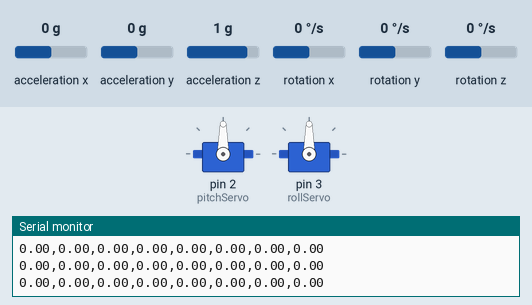
Recording of a sketch running on a simulated Arduino Uno, built with avr-gcc and run on an emulated ATmega328P. On the bench: 2 × servo, the last lines printed to the serial monitor. The inputs (shaded band) are chosen by the test bench; at power-on: acceleration x 0 g, acceleration y 0 g, acceleration z 1 g, rotation x 0 °/s, rotation y 0 °/s, rotation z 0 °/s.

Above: at 2.2 s.
2.3 s: acceleration x set to -1.4 g
At 3.82 s:
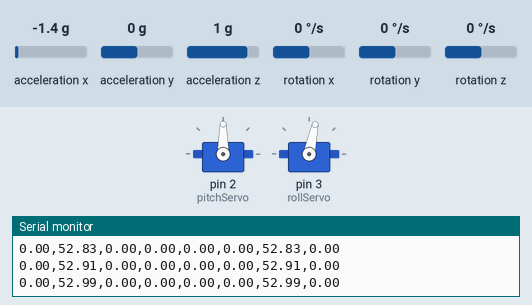
5.3 s: acceleration y set to -1.4 g
At 6.4 s:
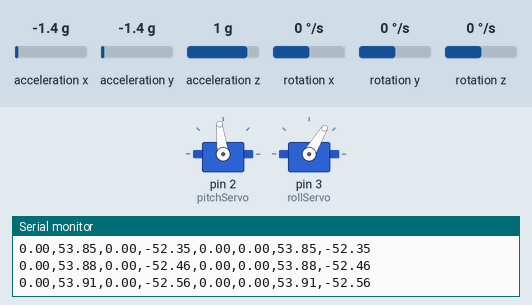
8.3 s: acceleration x set to 0.8 g
11.3 s: acceleration y set to 0 g
At 11.58 s:
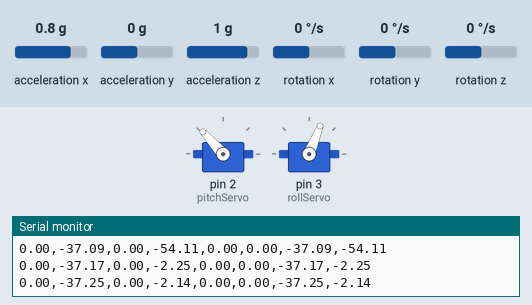
14.3 s: acceleration z set to 0.1 g
17.3 s: acceleration z set to -0.2 g
At 17.47 s:
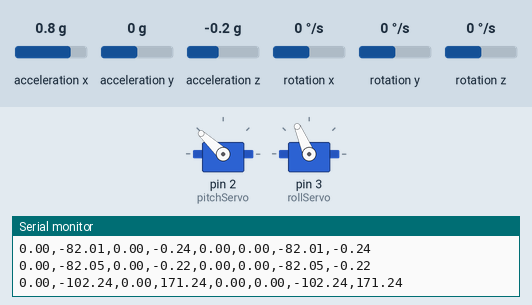
Timing chart, 0 to 23.0 s (numbered marks = the images above; inputs shaded):
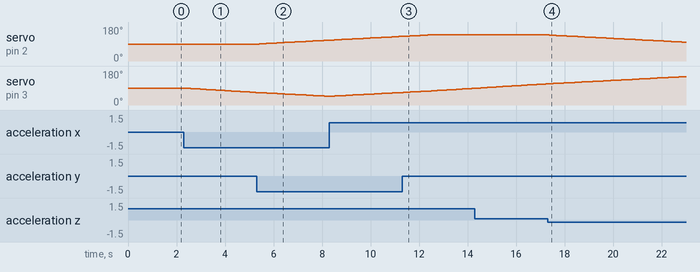

The sketch:

4servosMPU.ino
```cpp
// utility/imumaths.h com quaternion.h (angulos de euler)

#include <Wire.h>
#include <MPU6050.h>
#include <math.h>
#include <Servo.h>

#define MPU6050_SAMPLERATE_DELAY_MS (100)
MPU6050 mpu;

float thetaM;
float phiM;
float thetaFold = 0;
float thetaFnew;
float phiFold = 0;
float phiFnew;

float thetaG = 0;
float phiG = 0;
float dt;
unsigned long millisOld;

Servo pitchServo;
Servo rollServo;

float rollTarget = 0;
float rollActual;
float rollError;
float rollServoVal = 90;

float pitchTarget = 0;
float pitchActual;
float pitchError;
float pitchServoVal = 90;

void setup() {
  Serial.begin(115200);
  Wire.begin();
  mpu.initialize();
  delay(1000);
  millisOld = millis();

  pitchServo.attach(2);
  rollServo.attach(3);

  pitchServo.write(pitchServoVal);
  delay(20);
  rollServo.write(rollServoVal);
  delay(20);
}

void loop() {
  int16_t ax, ay, az;
  mpu.getAcceleration(&ax, &ay, &az);

  thetaM = -atan2((float)ax / 16384.0, (float)az / 16384.0) / 2 / 3.141592654 * 360;
  phiM = atan2((float)ay / 16384.0, (float)az / 16384.0) / 2 / 3.141592654 * 360;

  thetaFnew = 0.95 * thetaFold + 0.05 * thetaM;
  phiFnew = 0.95 * phiFold + 0.05 * phiM;

  int16_t gx, gy, gz;
  mpu.getRotation(&gx, &gy, &gz);
  dt = (millis() - millisOld) / 1000.0;
  millisOld = millis();

  thetaG += ((float)gy / 16384.0) * dt; // thetaG + omega (angular velocity) * dt
  phiG += ((float)gx / 16384.0) * dt;

  float theta = (thetaG + thetaM) * 0.95 + thetaFnew * 0.05;
  float phi = (phiG + phiM) * 0.95 + phiFnew * 0.05;

  rollActual = theta;
  pitchActual = phi;

  rollError = rollTarget - rollActual;
  pitchError = pitchTarget - pitchActual;

  if (pitchError > 1.5) {
    pitchServoVal = pitchServoVal + 1;
    pitchServo.write(pitchServoVal);
    delay(20);
  }
  if (pitchError < -1.5) {
    pitchServoVal = pitchServoVal - 1;
    pitchServo.write(pitchServoVal);
    delay(20);
  }

  if (rollError > 1.5) {
    rollServoVal = rollServoVal + 1;
    rollServo.write(rollServoVal);
    delay(20);
  }
  if (rollError < -1.5) {
    rollServoVal = rollServoVal - 1;
    rollServo.write(rollServoVal);
    delay(20);
  }

  Serial.print(rollTarget);
  Serial.print(",");
  Serial.print(rollActual);
  Serial.print(",");
  Serial.print(pitchTarget);
  Serial.print(",");
  Serial.print(pitchActual);
  Serial.print(",");
  Serial.print(thetaG);
  Serial.print(",");
  Serial.print(phiG);
  Serial.print(",");
  Serial.print(theta);
  Serial.print(",");
  Serial.println(phi);

  phiFold = phiFnew;
  thetaFold = thetaFnew;

  delay(MPU6050_SAMPLERATE_DELAY_MS);
}
```

Measured:
- the behaviour switches between 0 and -0.1 g on acceleration z (found by bisection; images 3 and 4)
- after the input at 2.3 s, servo on pin 3 (rollServo): moves from 90° to 66° over 2.9 s, starting at once
- after the input at 5.3 s, servo on pin 2 (pitchServo): moves from 90° to 110° over 2.8 s, starting after 0.10 s
- after the input at 11.3 s, servo on pin 2 (pitchServo): goes on until 12.4 s, then stays 138°
- after the input at 17.3 s, servo on pin 2 (pitchServo): moves from 138° to 99° over 5.6 s, starting after 0.05 s
